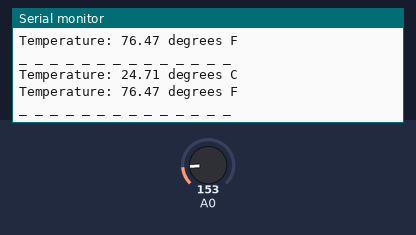
Recording of a sketch running on a simulated Arduino Uno, built with avr-gcc and run on an emulated ATmega328P. Parts: the last lines printed to the serial monitor. The inputs (shaded band) are chosen by the test bench; at power-on: A0 = 153.

Above: at 2.3 s.
2.4 s: A0 set to 165
At 3.6 s:
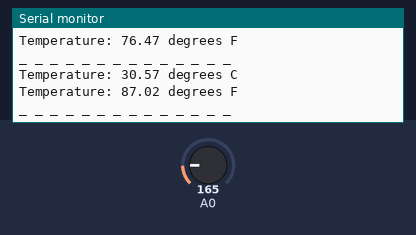
4.5 s: A0 set to 175
At 5.8 s:
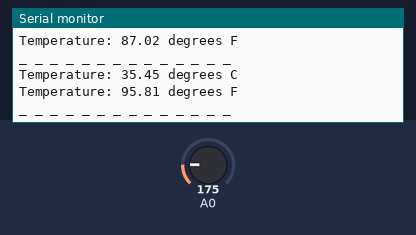
Timing chart, 0 to 7.5 s (numbered marks = the images above; inputs shaded):
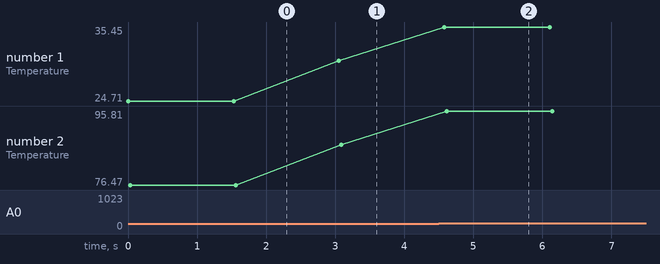

Measured:
- after the input at 2.4 s, the serial monitor: prints a new line after 0.65 s (image 1)
- after the input at 4.5 s, the serial monitor: prints a new line after 0.08 s (image 2)
- plotted number 1: 24.71 → 30.57 after the input at 2.4 s, 30.57 → 35.45 after the input at 4.5 s
- plotted number 2: 76.47 → 87.02 after the input at 2.4 s, 87.02 → 95.81 after the input at 4.5 s

The sketch:

Temp_TMP36.ino
```cpp
/*
Pin 1 of TMP36 to Arduino 5V power socket
Pin 2 of TMP36 to Arduino analog 0 socket
Pin 3 of TMP36 to Arduino GND socket
*/
float voltage = 0;
float sensor = 0;
float celsius = 0;
float fahrenheit = 0;

void setup()
{
Serial.begin(9600);   // activate the serial output connection
}

void loop()
{
sensor = analogRead(0);
voltage = (sensor*5000)/1024; // convert raw sensor value to millivolts
voltage = voltage-500;        // remove voltage offset
celsius = voltage/10;         // convert millivolts to Celsius
fahrenheit = ((celsius * 1.8)+32); // convert celsius to fahrenheit
Serial.print("Temperature: ");
Serial.print(celsius,2);
Serial.println(" degrees C");
Serial.print("Temperature: ");
Serial.print(fahrenheit,2);
Serial.println(" degrees F");
Serial.println("_ _ _ _ _ _ _ _ _ _ _ _ _ _  ");
delay (1500);
}
```
